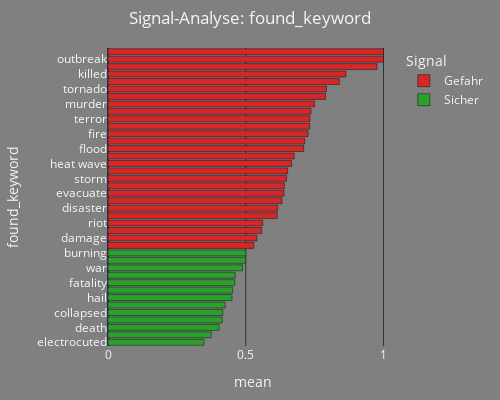

The code cell stored with this chart in its notebook:
### Code cell
# 1. Signal-Stärke der Keywords (Top 20)
# Dies zeigt, welche Wörter am stärksten auf eine Katastrophe hindeuten
df_TEMP_KW = df_Cleaning.copy()
df_TEMP_KW['found_keyword'] = df_TEMP_KW['cleaned_text'].apply(get_hit_keyword)
print(f"📊 Analyse der Signal-Keywords")
print(f"Anzahl der analysierten Tweets: {len(df_TEMP_KW)}")
plot_feature_signal_ratio(df_TEMP_KW[df_TEMP_KW['found_keyword'].notna()],
                          feature_col='found_keyword',
                          top_n=40)
del df_TEMP_KW

### Figure 1 — Plotly figure (JSON) as saved in the notebook; plotly's stock layout.template omitted (floating-point values rounded to 4 significant figures)
{"data": [{"hovertemplate": "Signal=Gefahr<br>mean=%{x}<br>found_keyword=%{y}<extra></extra>", "legendgroup": "Gefahr", "marker": {"color": "#d62728", "pattern": {"shape": ""}}, "name": "Gefahr", "orientation": "h", "showlegend": true, "textposition": "auto", "x": [1.0, 1.0, 0.9767, 0.8636, 0.84, 0.7931, 0.7895, 0.75, 0.7368, 0.7333, 0.7321, 0.7264, 0.7143, 0.71, 0.6757, 0.6667, 0.6522, 0.6481, 0.6404, 0.6389, 0.6316, 0.6163, 0.6146, 0.5614, 0.5581, 0.5405, 0.5294], "xaxis": "x", "y": ["outbreak", "derailment", "hiroshima", "killed", "earthquake", "tornado", "missing", "murder", "drought", "terror", "bombe", "fire", "bioterror", "flood", "explosion", "heat wave", "cyclone", "storm", "crash", "evacuate", "refugee", "disaster", "attack", "riot", "casualty", "damage", "nuclear"], "yaxis": "y", "type": "bar"}, {"hovertemplate": "Signal=Sicher<br>mean=%{x}<br>found_keyword=%{y}<extra></extra>", "legendgroup": "Sicher", "marker": {"color": "#2ca02c", "pattern": {"shape": ""}}, "name": "Sicher", "orientation": "h", "showlegend": true, "textposition": "auto", "x": [0.5, 0.5, 0.4882, 0.4615, 0.46, 0.4524, 0.45, 0.4255, 0.4167, 0.4141, 0.403, 0.375, 0.3478], "xaxis": "x", "y": ["quarantined", "burning", "war", "devastation", "fatality", "hostage", "hail", "hazard", "collapsed", "emergency", "death", "pathogen", "electrocuted"], "yaxis": "y", "type": "bar"}], "layout": {"xaxis": {"anchor": "y", "domain": [0.0, 1.0], "title": {"text": "mean"}}, "yaxis": {"anchor": "x", "domain": [0.0, 1.0], "title": {"text": "found_keyword"}, "categoryorder": "total ascending"}, "legend": {"title": {"text": "Signal"}, "tracegroupgap": 0}, "title": {"text": "Signal-Analyse: found_keyword", "x": 0.5}, "barmode": "relative", "margin": {"l": 75, "r": 25, "t": 48, "b": 32}, "width": 500, "height": 400, "paper_bgcolor": "#808080", "plot_bgcolor": "#808080"}}
